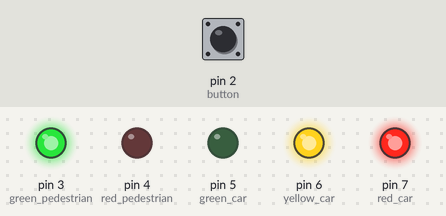
The sketch below on a simulated Arduino Uno, built with avr-gcc and run on an emulated ATmega328P. On the bench: output pins drawn as LEDs (lit = HIGH). The inputs (shaded band) are chosen by the test bench; at power-on: pin 2 (button) HIGH.

Above: at 1.2 s.
1.3 s: pin 2 (button) pulled LOW for 0.15 s
At 10.1 s:
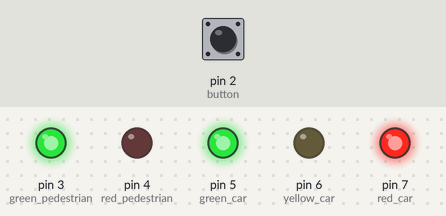
At 12.4 s:
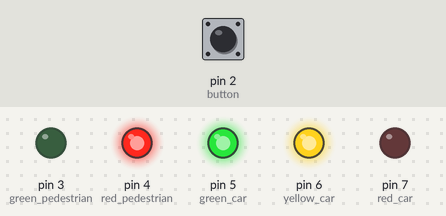
Timing chart, 0 to 19.4 s (numbered marks = the images above; inputs shaded):
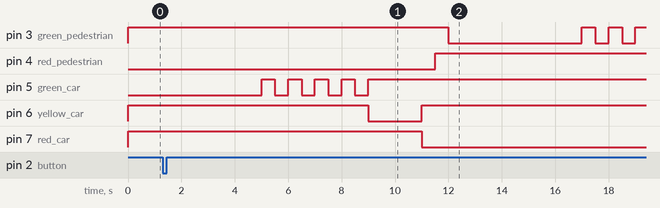

The sketch:

Trafic_lights.ino
```cpp
// Define pin numbers here
int green_pedestrian = 3;
int red_pedestrian = 4;

int green_car = 5;
int yellow_car = 6;
int red_car = 7;

int button = 2;

// Initially the flag is low
int pedestrian_requested_crossing = LOW;

int on = LOW;
int off = HIGH;

void setup() {
  // Initialize necessary pins as digital outputs
  // Reset pins with digitalWrite
  pinMode(green_pedestrian, OUTPUT);
  digitalWrite(green_pedestrian, off);
  pinMode(red_pedestrian, OUTPUT);
  digitalWrite(red_pedestrian, off);

  pinMode(green_car, OUTPUT);
  digitalWrite(green_car, off);
  pinMode(yellow_car, OUTPUT);
  digitalWrite(yellow_car, off);
  pinMode(red_car, OUTPUT);
  digitalWrite(red_car, off);

  // Initialize button pin as digital input
  // Enable pull-up resistor on button pin
  // Associate button interrupt handler function (onButtonPressed) below with the event on the button
  pinMode(button, INPUT_PULLUP);
  attachInterrupt(digitalPinToInterrupt(button), onButtonPressed, FALLING);

}

void onButtonPressed() {
  pedestrian_requested_crossing = HIGH;
}

void loop() {
    Serial.println("Cars green, pedestrians red for 10 seconds");
    digitalWrite(red_car, off);
    digitalWrite(green_car, on);

    digitalWrite(green_pedestrian, off);
    digitalWrite(red_pedestrian, on);

    delay(5000);

    if (pedestrian_requested_crossing) {

        Serial.println("Green for cars is blinking 5 seconds");
        for(int j = 0; j < 8; j++) {
            digitalWrite(green_car, j % 2 == 0);
            delay(500);
        }

        Serial.println("Cars red, pedestrians green for 5 seconds");
        digitalWrite(green_car, off);

        digitalWrite(yellow_car, on);
        delay(2000);
        digitalWrite(yellow_car, off);

        digitalWrite(red_car, on);
        delay(500);
        digitalWrite(red_pedestrian, off);
        delay(500);
        digitalWrite(green_pedestrian, on);

        delay(5000);

        pedestrian_requested_crossing = LOW;

        for(int j = 0; j < 10; j++) {
            digitalWrite(green_pedestrian, j % 2 == 0);
            delay(500);
        }
        digitalWrite(green_pedestrian, off);
        digitalWrite(red_pedestrian, on);

        digitalWrite(red_car, off);
        digitalWrite(yellow_car, on);
        delay(1000);
        digitalWrite(yellow_car, off);
        digitalWrite(green_car, on);
    }
}
```

Measured:
- after the input at 1.3 s, pin 3 (green_pedestrian): HIGH → LOW after 10.7 s, then repeats every 1.0 s: HIGH 0.50 s, LOW 0.50 s; pin 4 (red_pedestrian): LOW → HIGH after 10.2 s
